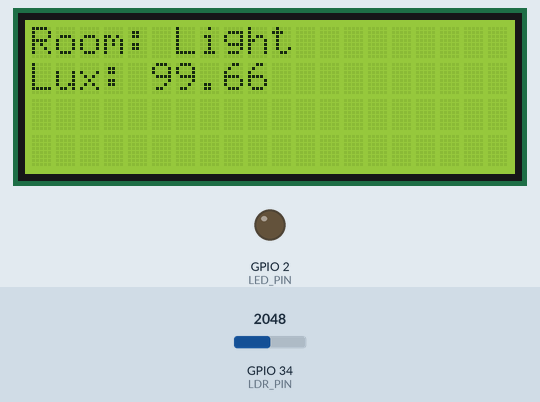
The sketch below on a simulated ESP32. On the bench: 20×4 character LCD, output pins drawn as LEDs (lit = HIGH). The inputs (shaded band) are chosen by the test bench; at power-on: GPIO 34 (LDR_PIN) = 2048. WiFi joins after 1.5 s; servers stay silent unless stated; no MQTT or app messages arrive unless stated; what the sketch prints to the serial monitor is not drawn.

Above: at 2.7 s.
2.8 s: GPIO 34 (LDR_PIN) set to 2502
At 4.0 s:
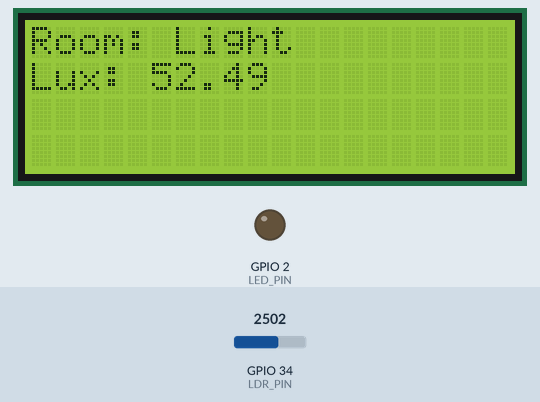
5.1 s: GPIO 34 (LDR_PIN) set to 2607
At 6.3 s:
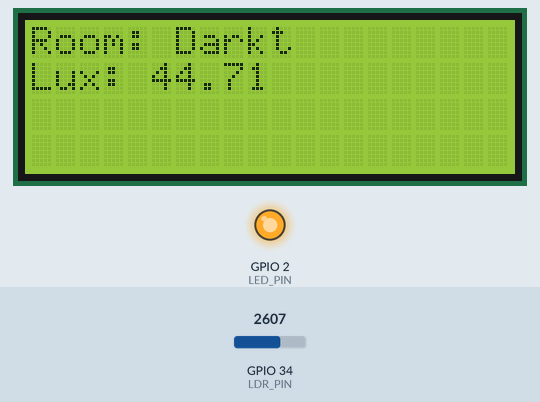
7.2 s: GPIO 34 (LDR_PIN) set to 2047
At 8.6 s:
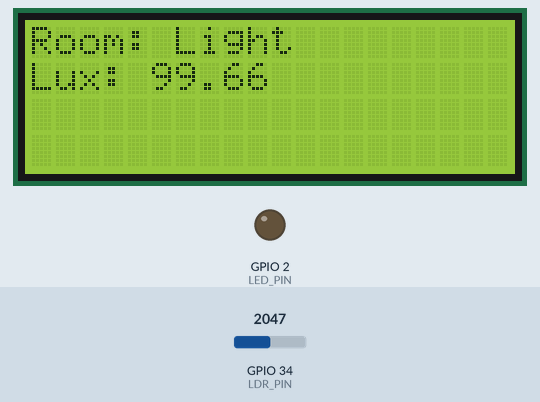
Timing chart, 0 to 10.2 s (numbered marks = the images above; inputs shaded):
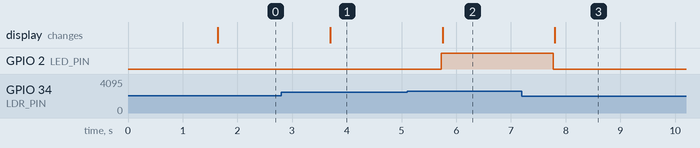

Measured:
- the behaviour switches between 2534 and 2535 on GPIO 34 (LDR_PIN) (found by bisection; images 1 and 2)
- after the input at 2.8 s, the display: changes after 0.90 s (image 1)
- after the input at 5.1 s, GPIO 2 (LED_PIN): LOW → HIGH after 0.63 s; the display: changes after 0.65 s (image 2)
- after the input at 7.2 s, GPIO 2 (LED_PIN): HIGH → LOW after 0.58 s; the display: changes after 0.60 s (image 3)

The sketch:

Fotoresistor_e_MQTT.ino
```cpp
#include <LiquidCrystal_I2C.h>
#include <WiFi.h>
#include <PubSubClient.h>

#define LDR_PIN 34
#define LED_PIN 2  // LED que acende no estado "Dark"

// —————— Características do LDR ——————
const float GAMMA = 0.7;
const float RL10  = 50;

// —————— Wi-Fi ——————
const char* ssid       = "Wokwi-GUEST";
const char* password   = "";

// —————— MQTT ——————
const char* mqtt_server   = "broker.hivemq.com";
const int   mqtt_port     = 1883;
const char* topic_lux     = "esp32/ldr/lux";
const char* topic_estado  = "esp32/ldr/estado";
const char* topic_led     = "esp32/ldr/led";     // NOVO: status do LED

WiFiClient espClient;
PubSubClient client(espClient);
LiquidCrystal_I2C lcd(0x27, 20, 4);

void setup_wifi() {
  Serial.print("Conectando ao Wi-Fi...");
  WiFi.begin(ssid, password);
  while (WiFi.status() != WL_CONNECTED) {
    delay(500);
    Serial.print(".");
  }
  Serial.println("\nWi-Fi conectado. IP: " + WiFi.localIP().toString());
}

void reconnect_mqtt() {
  while (!client.connected()) {
    Serial.print("Conectando ao broker MQTT...");
    if (client.connect("asdfg5h6jklç")) {
      Serial.println(" conectado.");
    } else {
      Serial.print(" falhou (rc=");
      Serial.print(client.state());
      Serial.println("). Tentando novamente em 5 s.");
      delay(5000);
    }
  }
}

void setup() {
  pinMode(LDR_PIN, INPUT);
  pinMode(LED_PIN, OUTPUT);
  digitalWrite(LED_PIN, LOW); // LED inicia desligado

  Serial.begin(115200);
  Wire.begin(21, 22); // SDA 21, SCL 22
  lcd.init();
  lcd.backlight();

  setup_wifi();
  client.setServer(mqtt_server, mqtt_port);
}

void loop() {
  if (!client.connected()) reconnect_mqtt();
  client.loop();

  // ——— Leitura do LDR ———
  int analogValue = analogRead(LDR_PIN);
  int valorMap = map(analogValue, 1, 4095, 1, 1024);
  float voltage = valorMap / 1024.0 * 5.0;
  float resistance = 2000 * voltage / (1.0 - voltage / 5.0);
  float lux = pow(RL10 * 1e3 * pow(10, GAMMA) / resistance, 1.0 / GAMMA);

  // ——— Determina estado de luz ———
  const char* estado = (lux > 50) ? "Light" : "Dark";
  bool ledLigado = false;
  const char* LED;


  if (strcmp(estado, "Dark") == 0) {
    digitalWrite(LED_PIN, HIGH);
    ledLigado = true;
  } else {
    digitalWrite(LED_PIN, LOW);
    ledLigado = false;

  }

  // ——— LCD ———
  lcd.setCursor(0, 0);
  lcd.print("Room: ");
  lcd.print(estado);


  lcd.setCursor(0, 1);
  lcd.print("Lux: ");
  lcd.print(lux);
  lcd.print("     ");

  // ——— MQTT ———
  char msgLux[16];
  dtostrf(lux, 1, 2, msgLux);
  client.publish(topic_lux, msgLux);
  client.publish(topic_estado, estado);
  client.publish(topic_led, ledLigado ? "ON" : "OFF");

  delay(1000);
}
```
